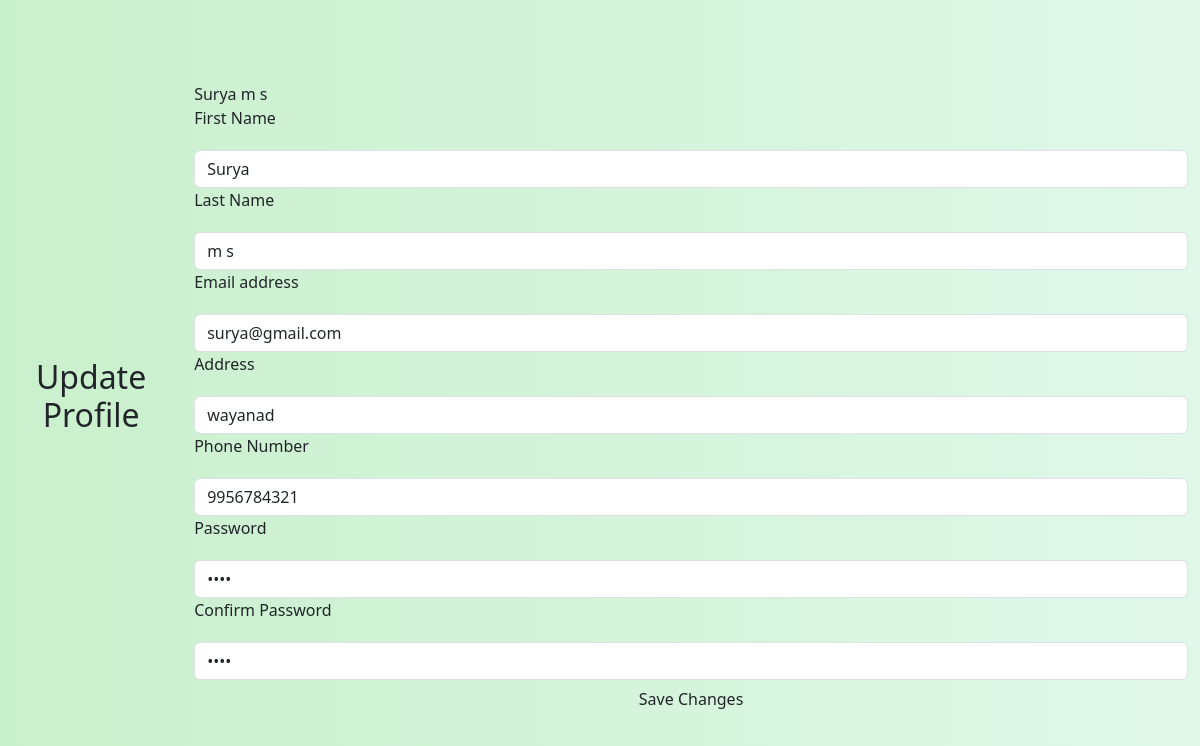
The app's page /update_pro/ (signed in) with its own data.
### garden_app/models.py (models this page shows, shortened)
class prof_reg(models.Model):
    STATUS=(
        ('applied','Applied'),
        ('approved','Approved'),
        ('rejected','Rejected'),
    )
    fname=models.CharField(max_length=100)
    lname=models.CharField(max_length=100)
    em=models.EmailField(unique=True,max_length=100)
    phno = models.CharField(max_length=10)
    passw = models.CharField(max_length=100)
    confirm_pass=models.CharField(max_length=100)
    add=models.CharField(max_length=100)
    status=models.CharField(max_length=20,choices=STATUS,default='applied')

### garden_app/views.py (the view)
# urls.py: path('update_pro/',views.update_pro,name="update_pro"),
def update_pro(request):
    em=request.session['em']
    pr =prof_reg.objects.get(em=em)
    if pr:
        prof_info = {
            'fname':pr.fname,
            'lname':pr.lname,
            'add':pr.add,
            'phno':pr.phno,
            'em':pr.em,
            'passw':pr.passw,
            'confirm_pass':pr.confirm_pass,
        }
        return render(request,'update_pro.html',prof_info)
    else:
        return render(request,'update_pro.html')

### garden_app/templates/update_pro.html (shortened to what this page needs)
<!DOCTYPE html>
<html lang="en">
<head>
    <link href="https://cdn.jsdelivr.net/npm/bootstrap@5.3.0/dist/css/bootstrap.min.css" rel="stylesheet">
</head>
<body>
    <h2><center>Update Profile</center></h2>
    <div class="container">
        <div class="profile-header">
            <div class="profile-name">{{ fname }} {{ lname }}</div>
        </div>
        <form action="/prfupdate/" method="post">
            <div class="profile-info">
                <label for="firstName">First Name</label>
                <input type="text" class="form-control" id="firstName" name="fname" value="{{fname}}" required>
            </div>
            <div class="profile-info">
                <label for="lastName">Last Name</label>
                <input type="text" class="form-control" id="lastName" name="lname" value="{{lname}}" required>
            </div>
            <div class="profile-info">
                <label for="email">Email address</label>
                <input type="email" class="form-control" id="email" name="em" value="{{em}}" required>
            </div>
            <div class="profile-info">
                <label for="address">Address</label>
                <input type="text" class="form-control" id="address" name="add" value="{{add}}" required>
            </div>
            <div class="profile-info">
                <label for="phone">Phone Number</label>
                <input type="tel" class="form-control" id="phone" name="phno" value="{{phno}}" required>
            </div>
            <div class="profile-info">
                <label for="password">Password</label>
                <input type="password" class="form-control" id="password" name="passw" value="{{passw}}" required>
            </div>
            <div class="profile-info">
                <label for="confirmPassword">Confirm Password</label>
                <input type="password" class="form-control" id="confirmPassword" name="confirm_pass" value="{{confirm_pass}}" required>
            </div>
            <div class="d-grid">
                <button type="submit" class="btn update-btn">Save Changes</button>
            </div>
        </form>
    </div>
</body>
</html>

### garden_app/templates/update_pro.html (style rules this page uses)
body { background: linear-gradient(to right, #c9f0cc, #e0f7e9); height: 100vh; display: flex; justify-content: center; align-items: center; }
.profile-info { display: flex; flex-direction: column; gap: 20px; }

### records on screen
prof_reg: fname "Surya", lname "m s", em "surya@gmail.com", add "wayanad", phno "9956784321"
